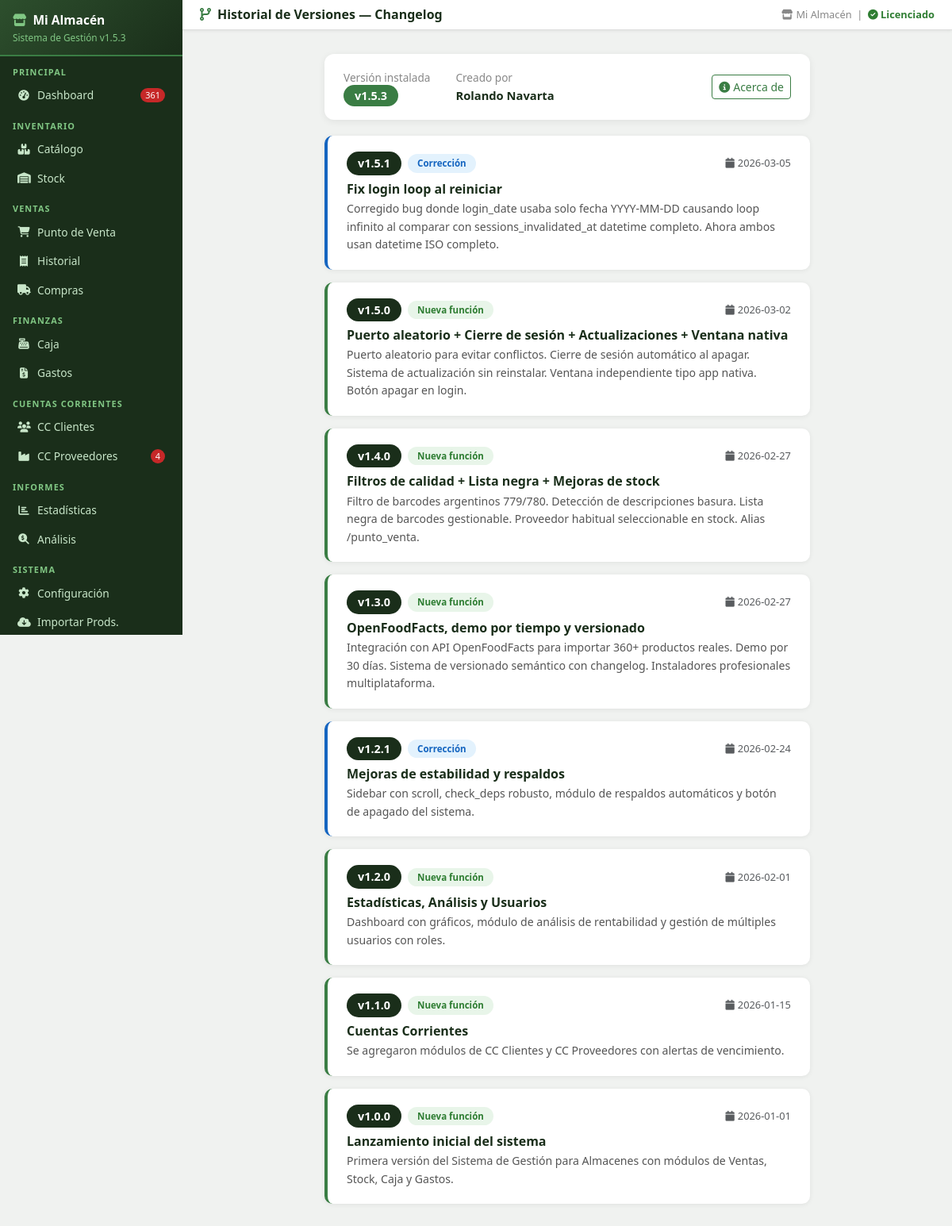
Page /changelog (signed in) on the committed database.
### tables this page shows
CREATE TABLE config (
            clave TEXT PRIMARY KEY,
            valor TEXT
        );

CREATE TABLE changelog (
            id INTEGER PRIMARY KEY AUTOINCREMENT,
            version TEXT NOT NULL,
            fecha TEXT NOT NULL,
            tipo TEXT DEFAULT 'Actualización',
            titulo TEXT NOT NULL,
            descripcion TEXT DEFAULT ''
        );

### app.py (the view)
@app.route('/changelog')
@login_required
def changelog():
    entries = db.get_changelog()
    return render_template('changelog.html', entries=entries, app_version=APP_VERSION)

### app.py (called while the page is built)
def login_required(f):
    @wraps(f)
    def decorated(*args, **kwargs):
        if 'user' not in session:
            flash('⚠ Debés iniciar sesión para acceder.', 'warning')
            return redirect(url_for('login', next=request.path))
        return f(*args, **kwargs)
    return decorated

@app.before_request
def before():
    global _scheduler_started
    db.init_db()
    if not _scheduler_started:
        _scheduler_started = True
        iniciar_backup_scheduler()
    public = {'/login', '/static'}
    if any(request.path.startswith(p) for p in public):
        return
    if 'user' in session:
        try:
            inv_at = db.get_config().get('sessions_invalidated_at', '')
            login_at = session.get('login_date', '')
            if inv_at and login_at and login_at < inv_at:
                session.clear()
        except Exception:
            pass
    if 'user' not in session and request.endpoint not in ('login', 'apagar_rapido', 'static', None):
        return redirect(url_for('login', next=request.path))

### database.py (called while the page is built, shortened)
def get_conn():
    conn = sqlite3.connect(DB_PATH)
    conn.row_factory = sqlite3.Row
    conn.execute("PRAGMA foreign_keys = ON")
    return conn

def q(sql, params=(), fetchall=True, fetchone=False, commit=False):
    conn = get_conn()
    try:
        c = conn.cursor()
        c.execute(sql, params)
        if commit:
            conn.commit()
            return c.lastrowid
        if fetchone:
            return c.fetchone()
        if fetchall:
            return c.fetchall()
    finally:
        conn.close()

def init_db():
    global _db_initialized
    if _db_initialized:
        return

def get_config():
    rows = q("SELECT clave, valor FROM config")
    return {r['clave']: r['valor'] for r in rows}

def get_alertas_count():
    r = q("""SELECT
        COALESCE(SUM(CASE WHEN s.stock_actual<=0 THEN 1 ELSE 0 END),0) as sin_stock,
        COALESCE(SUM(CASE WHEN s.stock_actual>0 AND s.stock_actual<=s.stock_minimo THEN 1 ELSE 0 END),0) as critico,
        COALESCE(SUM(CASE WHEN s.stock_actual>s.stock_minimo AND s.stock_actual<=s.stock_minimo*1.5 THEN 1 ELSE 0 END),0) as bajo
        FROM stock s JOIN productos p ON p.id=s.producto_id WHERE p.activo=1""", fetchone=True)
    if r:
        return {'sin_stock': r['sin_stock'] or 0, 'critico': r['critico'] or 0, 'bajo': r['bajo'] or 0}
    return {'sin_stock':0,'critico':0,'bajo':0}

def get_changelog():
    return q("SELECT * FROM changelog ORDER BY id DESC")

### templates/changelog.html (shortened to what this page needs)
{% extends 'base.html' %}
{% block page_title %}<i class="fas fa-code-branch me-2" style="color:#3a7d44"></i>Historial de Versiones — Changelog{% endblock %}
{% block content %}
<div class="row g-3">
  <div class="col-lg-8 mx-auto">
    <div style="background:#fff;border-radius:12px;box-shadow:0 2px 10px rgba(0,0,0,.07);padding:20px 24px;margin-bottom:20px">
      <div class="d-flex align-items-center gap-3">
        <div>
          <div style="font-size:.85rem;color:#888">Versión instalada</div>
          <span class="current-pill">v{{ app_version }}</span>
        </div>
        <div class="ms-3">
          <div style="font-size:.85rem;color:#888">Creado por</div>
          <div class="fw-bold" style="color:#1a2e1a">Rolando Navarta</div>
        </div>
        <div class="ms-auto">
          <a href="/acerca" class="btn btn-outline-success btn-sm"><i class="fas fa-info-circle me-1"></i>Acerca de</a>
        </div>
      </div>
    </div>
    {% for entry in entries %}
    {% set tipo_class = 'nueva-funcion' if entry.tipo == 'Nueva función' else ('correccion' if entry.tipo == 'Corrección' else 'actualizacion') %}
    {% set badge_class = 'badge-nueva-funcion' if entry.tipo == 'Nueva función' else ('badge-correccion' if entry.tipo == 'Corrección' else 'badge-actualizacion') %}
    <div class="cl-card {{ tipo_class }}">
      <div class="d-flex align-items-center justify-content-between mb-2 flex-wrap gap-2">
        <div class="d-flex align-items-center gap-2">
          {% if entry.version == app_version %}
          <span class="current-pill">v{{ entry.version }}</span>
          <span class="badge-tipo badge-nueva-funcion ms-1">ACTUAL</span>
          {% else %}
          <span class="version-pill">v{{ entry.version }}</span>
          {% endif %}
          <span class="badge-tipo {{ badge_class }}">{{ entry.tipo }}</span>
        </div>
        <small class="text-muted"><i class="fas fa-calendar me-1"></i>{{ entry.fecha }}</small>
      </div>
      <h6 class="fw-bold mb-1" style="color:#1a2e1a">{{ entry.titulo }}</h6>
      {% if entry.descripcion %}
      <p style="font-size:.88rem;color:#555;margin-bottom:0;line-height:1.6">{{ entry.descripcion }}</p>
      {% endif %}
    </div>
    {% endfor %}
  </div>
</div>
{% endblock %}

### templates/base.html (shortened to what this page needs)
<!DOCTYPE html>
<html lang="es">
<head>
<link href="https://cdn.jsdelivr.net/npm/bootstrap@5.3.0/dist/css/bootstrap.min.css" rel="stylesheet">
<link href="https://cdnjs.cloudflare.com/ajax/libs/font-awesome/6.4.0/css/all.min.css" rel="stylesheet">
</head>
<body>
<div id="sidebar">
  <div class="logo">
    <h5><i class="fas fa-store me-2" style="color:#81c784"></i>{{ cfg_nombre or 'Mi Almacén' }}</h5>
    <small>Sistema de Gestión v{{ app_version }}</small>
  </div>
  <div class="nav-label">Principal</div>
  <a href="/" class="nav-link {% if request.path == '/' %}active{% endif %}">
    <i class="fas fa-tachometer-alt"></i> Dashboard
    {% if alertas_sidebar and (alertas_sidebar.sin_stock + alertas_sidebar.critico) > 0 %}
      <span class="badge-alert">{{ alertas_sidebar.sin_stock + alertas_sidebar.critico }}</span>
    {% endif %}
  </a>
  <div class="nav-label">Inventario</div>
  <a href="/productos" class="nav-link {% if '/productos' in request.path and '/importar' not in request.path %}active{% endif %}">
    <i class="fas fa-boxes"></i> Catálogo
  </a>
  <a href="/stock" class="nav-link {% if '/stock' in request.path %}active{% endif %}">
    <i class="fas fa-warehouse"></i> Stock
  </a>
  <div class="nav-label">Ventas</div>
  <a href="/punto_venta" class="nav-link {% if '/punto_venta' in request.path %}active{% endif %}">
    <i class="fas fa-shopping-cart"></i> Punto de Venta
  </a>
  <a href="/historial" class="nav-link {% if '/historial' in request.path %}active{% endif %}">
    <i class="fas fa-receipt"></i> Historial
  </a>
  <a href="/compras" class="nav-link {% if '/compras' in request.path %}active{% endif %}">
    <i class="fas fa-truck"></i> Compras
  </a>
  <div class="nav-label">Finanzas</div>
  <a href="/caja" class="nav-link {% if '/caja' in request.path %}active{% endif %}">
    <i class="fas fa-cash-register"></i> Caja
  </a>
  <a href="/gastos" class="nav-link {% if '/gastos' in request.path %}active{% endif %}">
    <i class="fas fa-file-invoice-dollar"></i> Gastos
  </a>
  <div class="nav-label">Cuentas Corrientes</div>
  <a href="/cc_clientes" class="nav-link {% if '/cc_clientes' in request.path %}active{% endif %}">
    <i class="fas fa-users"></i> CC Clientes
  </a>
  <a href="/cc_proveedores" class="nav-link {% if '/cc_proveedores' in request.path %}active{% endif %}">
    <i class="fas fa-industry"></i> CC Proveedores
    {% if alertas_sidebar and alertas_sidebar.facturas_por_vencer > 0 %}
      <span class="badge-alert">{{ alertas_sidebar.facturas_por_vencer }}</span>
    {% endif %}
  </a>
  <div class="nav-label">Informes</div>
  <a href="/estadisticas" class="nav-link {% if '/estadisticas' in request.path %}active{% endif %}">
    <i class="fas fa-chart-bar"></i> Estadísticas
  </a>
  <a href="/analisis" class="nav-link {% if '/analisis' in request.path %}active{% endif %}">
    <i class="fas fa-search-dollar"></i> Análisis
  </a>
  <div class="nav-label">Sistema</div>
  <a href="/config" class="nav-link {% if request.path == '/config' %}active{% endif %}">
    <i class="fas fa-cog"></i> Configuración
  </a>
  <a href="/productos/importar" class="nav-link {% if '/importar' in request.path %}active{% endif %}">
    <i class="fas fa-cloud-download-alt"></i> Importar Prods.
  </a>
</div>
<div id="main">
  <div class="topbar">
    <h4>{% block page_title %}Dashboard{% endblock %}</h4>
    <div class="tb-actions">
      <span class="meta">
        <i class="fas fa-store me-1"></i>{{ cfg_nombre or 'Mi Almacén' }}
        &nbsp;|&nbsp;
        {% if demo_status and demo_status.demo and not demo_status.vencido %}
          <span style="color:#e65100;font-weight:600;">DEMO {{ demo_status.dias_restantes }}d</span>
        {% elif demo_status and not demo_status.demo %}
          <span style="color:#2e7d32;font-weight:600;"><i class="fas fa-check-circle"></i> Licenciado</span>
        {% endif %}
      </span>
    </div>
  </div>
  <div class="px-3 pt-2">
  </div>
  <div class="content">
    {% block content %}{% endblock %}
  </div>
</div>
</body>
</html>

### templates/changelog.html (style rules this page uses)
.cl-card { background:#fff;border-radius:10px;box-shadow:0 1px 6px rgba(0,0,0,.07);padding:20px 24px;margin-bottom:16px;border-left:4px solid #3a7d44; }
.cl-card.nueva-funcion { border-left-color:#3a7d44; }
.cl-card.correccion { border-left-color:#1565c0; }
.badge-tipo { border-radius:20px;font-size:.72rem;padding:3px 12px;font-weight:700;display:inline-block; }
.badge-nueva-funcion { background:#e8f5e9;color:#2e7d32; }
.badge-correccion { background:#e3f2fd;color:#1565c0; }
.version-pill { background:#1a2e1a;color:#fff;border-radius:20px;padding:4px 14px;font-size:.9rem;font-weight:700; }
.current-pill { background:#3a7d44;color:#fff;border-radius:20px;padding:4px 14px;font-size:.9rem;font-weight:700; }

### rows in the picture
config: valor "Mi Almacén"
changelog: version "1.5.1", tipo "Corrección", fecha "2026-03-05", titulo "Fix login loop al reiniciar", descripcion "Corregido bug donde login_date usaba solo fecha YYYY-MM-DD causando loop infinito al comparar con sessions_invalidated_at datetime completo. Ahora ambos usan datetime ISO completo."
changelog: version "1.5.0", tipo "Nueva función", fecha "2026-03-02", titulo "Puerto aleatorio + Cierre de sesión + Actualizaciones + Ventana nativa", descripcion "Puerto aleatorio para evitar conflictos. Cierre de sesión automático al apagar. Sistema de actualización sin reinstalar. Ventana independiente tipo app nativa. Botón apagar en login."
changelog: version "1.4.0", tipo "Nueva función", fecha "2026-02-27", titulo "Filtros de calidad + Lista negra + Mejoras de stock", descripcion "Filtro de barcodes argentinos 779/780. Detección de descripciones basura. Lista negra de barcodes gestionable. Proveedor habitual seleccionable en stock. Alias /punto_venta."
changelog: version "1.3.0", tipo "Nueva función", fecha "2026-02-27", titulo "OpenFoodFacts, demo por tiempo y versionado", descripcion "Integración con API OpenFoodFacts para importar 360+ productos reales. Demo por 30 días. Sistema de versionado semántico con changelog. Instaladores profesionales multiplataforma."
changelog: version "1.2.1", tipo "Corrección", fecha "2026-02-24", titulo "Mejoras de estabilidad y respaldos", descripcion "Sidebar con scroll, check_deps robusto, módulo de respaldos automáticos y botón de apagado del sistema."
changelog: version "1.2.0", tipo "Nueva función", fecha "2026-02-01", titulo "Estadísticas, Análisis y Usuarios", descripcion "Dashboard con gráficos, módulo de análisis de rentabilidad y gestión de múltiples usuarios con roles."
changelog: version "1.1.0", tipo "Nueva función", fecha "2026-01-15", titulo "Cuentas Corrientes", descripcion "Se agregaron módulos de CC Clientes y CC Proveedores con alertas de vencimiento."
changelog: version "1.0.0", tipo "Nueva función", fecha "2026-01-01", titulo "Lanzamiento inicial del sistema", descripcion "Primera versión del Sistema de Gestión para Almacenes con módulos de Ventas, Stock, Caja y Gastos."

### other values in the picture
{{ app_version }} "1.5.3"
{{ alertas_sidebar.sin_stock + alertas_sidebar.critico }} "361"
{{ alertas_sidebar.facturas_por_vencer }} "4"
